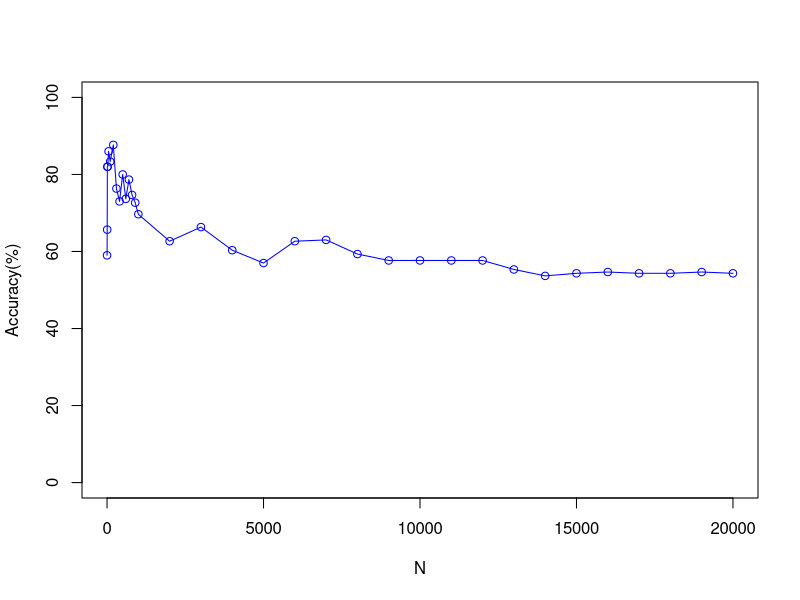

The R source for this figure:
# Author : G Asish Kumar*/
# Description: Plot that shows the comparison of Accuracy vs No of Top features Selected for 
# 			   Pearson having K=2 and With Normalisation of the features 

 x <- c(1, 5, 10, 20, 50, 100, 200, 300, 400, 500, 600, 700, 800, 900, 1000, 2000, 3000, 4000, 5000, 6000, 7000, 8000, 9000, 10000, 11000, 12000, 13000, 14000, 15000, 16000, 17000, 18000, 19000, 20000)
 y <- c(59,
65.66666667,
82,
82,
86,
83.33333333,
87.66666667,
76.33333333,
73,
80,
73.66666667,
78.66666667,
74.66666667,
72.66666667,
69.66666667,
62.66666667,
66.33333333,
60.33333333,
57,
62.66666667,
63,
59.33333333,
57.66666667,
57.66666667,
57.66666667,
57.66666667,
55.33333333,
53.66666667,
54.33333333,
54.66666667,
54.33333333,
54.33333333,
54.66666667,
54.33333333)
 plot(x, y, type='o', pch=1, col="blue", xlab="N", ylab="Accuracy(%)", ylim=c(0, 100), xlim=c(0,20000))